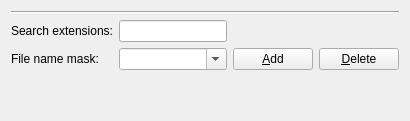
     <widget class="QWidget" name="fileServerTab">
      <attribute name="title">
       <string>Upload to machine</string>
      </attribute>
      <layout class="QVBoxLayout" name="verticalLayout_5">
       <item>
        <widget class="Line" name="line_2">
         <property name="orientation">
          <enum>Qt::Horizontal</enum>
         </property>
        </widget>
       </item>
       <item>
        <layout class="QGridLayout" name="gridLayout_13">
         <item row="1" column="3">
          <widget class="QPushButton" name="addMaskButton3">
           <property name="toolTip">
            <string>Add to the list</string>
           </property>
           <property name="text">
            <string>&amp;Add</string>
           </property>
           <property name="icon">
            <iconset resource="../application.qrc">
             <normaloff>:/images/add.svg</normaloff>:/images/add.svg</iconset>
           </property>
          </widget>
         </item>
         <item row="1" column="4">
          <widget class="QPushButton" name="removeMaskButton3">
           <property name="toolTip">
            <string>Delete from the list</string>
           </property>
           <property name="text">
            <string>&amp;Delete</string>
           </property>
           <property name="icon">
            <iconset resource="../application.qrc">
             <normaloff>:/images/list-remove.svg</normaloff>:/images/list-remove.svg</iconset>
           </property>
          </widget>
         </item>
         <item row="1" column="1">
          <widget class="QComboBox" name="uploadFileNameMaskComboBox">
           <property name="toolTip">
            <string>&lt;!DOCTYPE HTML PUBLIC &quot;-//W3C//DTD HTML 4.0//EN&quot; &quot;http://www.w3.org/TR/REC-html40/strict.dtd&quot;&gt;
&lt;html&gt;&lt;head&gt;&lt;meta name=&quot;qrichtext&quot; content=&quot;1&quot; /&gt;&lt;style type=&quot;text/css&quot;&gt;
p, li { white-space: pre-wrap; }
&lt;/style&gt;&lt;/head&gt;&lt;body style=&quot; font-family:'MS Shell Dlg 2'; font-size:8pt; font-weight:400; font-style:normal;&quot;&gt;
&lt;p style=&quot; margin-top:0px; margin-bottom:0px; margin-left:0px; margin-right:0px; -qt-block-indent:0; text-indent:0px;&quot;&gt;&lt;span style=&quot; font-family:'Sans Serif'; font-size:9pt;&quot;&gt;This field contains file name mask used to modify file name extracted from caller program.&lt;/span&gt;&lt;/p&gt;
&lt;p style=&quot;-qt-paragraph-type:empty; margin-top:0px; margin-bottom:0px; margin-left:0px; margin-right:0px; -qt-block-indent:0; text-indent:0px; font-family:'Sans Serif'; font-size:9pt;&quot;&gt;&lt;br /&gt;&lt;/p&gt;
&lt;p style=&quot; margin-top:0px; margin-bottom:0px; margin-left:0px; margin-right:0px; -qt-block-indent:0; text-indent:0px;&quot;&gt;&lt;span style=&quot; font-family:'Sans Serif'; font-size:9pt;&quot;&gt;Allowed characters are letters, digits, undescore, dot, and $ followed by digits.&lt;/span&gt;&lt;/p&gt;
&lt;p style=&quot; margin-top:0px; margin-bottom:0px; margin-left:0px; margin-right:0px; -qt-block-indent:0; text-indent:0px;&quot;&gt;&lt;span style=&quot; font-family:'Sans Serif'; font-size:9pt;&quot;&gt;$1 is replaced by first character from extracted file name&lt;/span&gt;&lt;/p&gt;
&lt;p style=&quot; margin-top:0px; margin-bottom:0px; margin-left:0px; margin-right:0px; -qt-block-indent:0; text-indent:0px;&quot;&gt;&lt;span style=&quot; font-family:'Sans Serif'; font-size:9pt;&quot;&gt;$3 is replaced by third character from file name&lt;/span&gt;&lt;/p&gt;
&lt;p style=&quot; margin-top:0px; margin-bottom:0px; margin-left:0px; margin-right:0px; -qt-block-indent:0; text-indent:0px;&quot;&gt;&lt;span style=&quot; font-family:'Sans Serif'; font-size:9pt;&quot;&gt;...&lt;/span&gt;&lt;/p&gt;
&lt;p style=&quot;-qt-paragraph-type:empty; margin-top:0px; margin-bottom:0px; margin-left:0px; margin-right:0px; -qt-block-indent:0; text-indent:0px; font-family:'Sans Serif'; font-size:9pt;&quot;&gt;&lt;br /&gt;&lt;/p&gt;
&lt;p style=&quot; margin-top:0px; margin-bottom:0px; margin-left:0px; margin-right:0px; -qt-block-indent:0; text-indent:0px;&quot;&gt;&lt;span style=&quot; font-family:'Sans Serif'; font-size:9pt;&quot;&gt;Example:&lt;/span&gt;&lt;/p&gt;
&lt;p style=&quot; margin-top:0px; margin-bottom:0px; margin-left:0px; margin-right:0px; -qt-block-indent:0; text-indent:0px;&quot;&gt;&lt;span style=&quot; font-family:'Sans Serif'; font-size:9pt;&quot;&gt;Extracted file nane: (O1234.NC)&lt;/span&gt;&lt;/p&gt;
&lt;p style=&quot; margin-top:0px; margin-bottom:0px; margin-left:0px; margin-right:0px; -qt-block-indent:0; text-indent:0px;&quot;&gt;&lt;span style=&quot; font-family:'Sans Serif'; font-size:9pt;&quot;&gt;File name mask: TEST$6$5$4$3.$8E&lt;/span&gt;&lt;/p&gt;
&lt;p style=&quot; margin-top:0px; margin-bottom:0px; margin-left:0px; margin-right:0px; -qt-block-indent:0; text-indent:0px;&quot;&gt;&lt;span style=&quot; font-family:'Sans Serif'; font-size:9pt;&quot;&gt;Result: TEST4321.NE &lt;/span&gt;&lt;/p&gt;&lt;/body&gt;&lt;/html&gt;</string>
           </property>
           <property name="editable">
            <bool>true</bool>
           </property>
           <property name="maxCount">
            <number>64</number>
           </property>
          </widget>
         </item>
         <item row="0" column="0">
          <widget class="QLabel" name="label_10">
           <property name="text">
            <string>Search extensions:</string>
           </property>
          </widget>
         </item>
         <item row="1" column="0">
          <widget class="QLabel" name="label_23">
           <property name="text">
            <string>File name mask:</string>
           </property>
          </widget>
         </item>
         <item row="0" column="1">
          <widget class="QLineEdit" name="searchExtLineEdit">
           <property name="toolTip">
            <string>&lt;html&gt;&lt;head/&gt;&lt;body&gt;&lt;p&gt;If requested file have no extension this extensions will be checked and first existing file will be sent.&lt;/p&gt;&lt;p&gt;Format: *.nc;*.A&lt;/p&gt;&lt;/body&gt;&lt;/html&gt;</string>
           </property>
           <property name="text">
            <string/>
           </property>
           <property name="clearButtonEnabled">
            <bool>true</bool>
           </property>
          </widget>
         </item>
        </layout>
       </item>
       <item>
        <spacer name="verticalSpacer_5">
         <property name="orientation">
          <enum>Qt::Vertical</enum>
         </property>
         <property name="sizeHint" stdset="0">
          <size>
           <width>20</width>
           <height>40</height>
          </size>
         </property>
        </spacer>
       </item>
      </layout>
     </widget>
